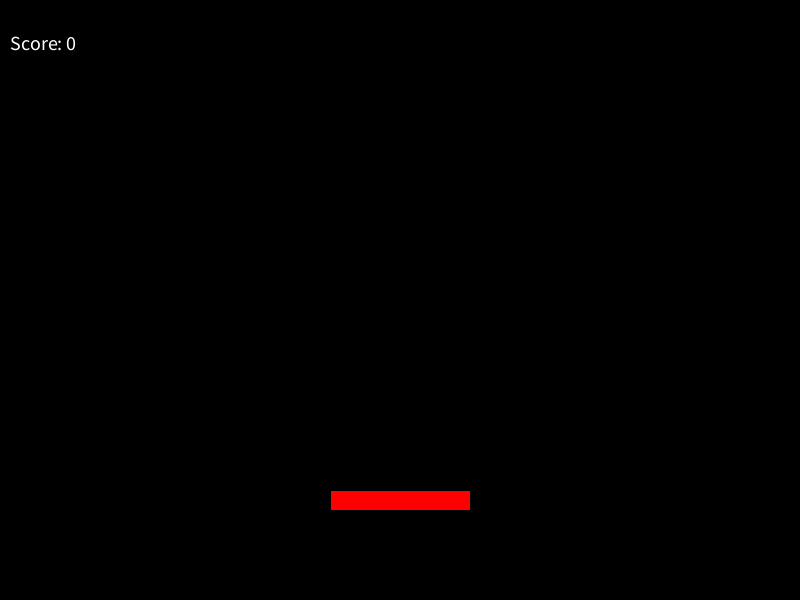
Frame 1 (no input)
Frame 60 (the mouse pressed at the canvas centre just before this capture): identical to frame 1, image omitted
Frame 120 (the mouse held since frame 60 and released just before this capture): identical to frame 1, image omitted

The Processing sketch that drew this single still picture (run headless with seeded random() and noise(); from frame 60 on, the mouse is pressed at the canvas centre):

// Processing sketch: catchBallWithClasses
// ── catchBallWithClasses.pde
// DO NOT EDIT THIS TAB UNTIL THE LAST STEP
// variable to hold the ball object
Ball ball;

Ball ball2;

// variable to hold the catcher object
Catcher catcher;

// DO NOT EDIT THIS TAB UNTIL THE LAST STEP
void setup() {
  size(800, 600);
  rectMode(CENTER);
  // construct the ball, parameters are speed and width
  ball = new Ball(2, 30);
  
  ball2= new Ball(2,30);
  // construct the catcher, parameters are speed, width and height
  catcher = new Catcher(1, 140, 20);
}

// DO NOT EDIT THIS TAB UNTIL THE LAST STEP
void draw() {
  background(0);
  showScore();  // display the score at the top of the screen
  catcher.display();  // call the function to display the catcher
  ball.display(); // call the function to display the ball
  ball2.display();
  catcher.move();  // call the function to move the catcher
  ball.move(); // call the function to move the ball
  ball2.move();
  catcher.checkCaught(ball);  // check if the ball is touching the catcher
  catcher.checkCaught(ball2);
}

// DO NOT EDIT THIS TAB UNTIL THE LAST STEP
void showScore() {
  fill(255);
  textSize(20);
  int theScore = catcher.getScore();
  text("Score: " + theScore, 10, 50);
}

// DO NOT EDIT THIS TAB UNTIL THE LAST STEP
void keyPressed() {
  // keyboard controls are:
  // x move right
  // z move left
  // s stop the movement
  if (key == 'z' || key == 'x' || key == 's') {
    // pass the z, x, or s to the catcher
    catcher.setCatcherControl(key);  
  }
}

// ── Ball.pde
class Ball {
  // ball variables
  private float ballX; // x coordinate of the ball
  private float ballY; // y coordinate of the ball
  private float ballSpeed; // speed of movement of the ball
  private float ballWidth; // the diameter of the ball

  // Constructor - parameters are speed and width
  public Ball(float bSpeed, float bWidth) {
    ballX=random(0, width);
    ballY=0;
    //ballSpeed=;
    //ballWidth=;
  }
  // public function to display the ball
  public void display() {
    fill(0, 0, 255);
    circle(ballX, ballY, ballWidth);
  }
  // public function to move the ball
  public void move() {
    ballY = (ballY + ballSpeed); // ball moves down slowly
    if (ballY >= height) { // ball at the bottom of the canvas
      resetBall();
    }
  }
  // public function to reset the ball
  public void resetBall() {
    ballY = 0; // ball starts again at top
    ballX = random(0, width); // in a random position
  }
  // public function to return the X coordinate of the ball
  public float getX() {
    return ballX;
  }
  // public function to return the Y coordinate of the ball
  public float getY() {
    return ballY;
  }
  // public function to return the width of the ball
  public float getWidth() {
    return ballWidth;
  }
}

// ── Catcher.pde
class Catcher {
  private float catcherX;
  private float catcherY;
  private float catcherWidth;
  private float catcherSpeed;
  private float catcherHeight;
  private char catcherControl;
  private int catcherScore;

  public Catcher(float cSpeed, float cWidth, float cHeight) {
    catcherX=width/2;
    catcherY=height-100;
    catcherScore=0;

    catcherSpeed=cSpeed;
    catcherWidth=cWidth;
    catcherHeight=cHeight;
  }

  public void display() {
    fill(255, 0, 0);
    rect(catcherX, catcherY, catcherWidth, catcherHeight);
  }

  public void move() {
    if (catcherControl == 'x') { // x moves right
      catcherX = catcherX + catcherSpeed;
    } else if (catcherControl == 'z') { // z moves left
      catcherX = catcherX - catcherSpeed;
    }
  }
  public void checkCaught(Ball ball) {
    //if (ball.ballX > (catcherX - catcherWidth/2) &&
    if (ball.getX() > (catcherX - catcherWidth/2) &&
      //
      //ball.ballX < (catcherX + catcherWidth/2) &&
      ball.getX() < (catcherX + catcherWidth/2) &&
      //
      //ball.ballY + ball.ballWidth/2 >= catcherY - catcherHeight/2 &&
      ball.getY() + ball.getWidth()/2 >= catcherY - catcherHeight/2 &&
      //
      //ball.ballY - ball.ballWidth/2 <= catcherY + catcherHeight/2) {
      ball.getY() - ball.getWidth()/2 <= catcherY + catcherHeight/2) {
      increaseScore();
      ball.resetBall();
    }
  }
  public void increaseScore() {
    catcherScore ++;
  }

  public int getScore() {
    return catcherScore;
  }

  public void setCatcherControl(char k){
  catcherControl=k;}
}
